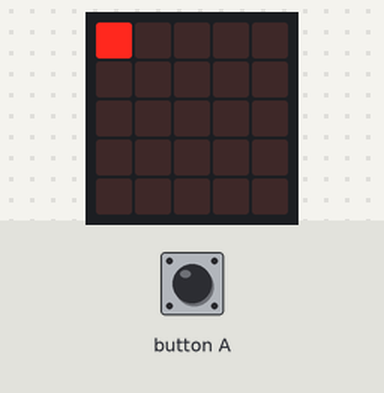
The program below on a simulated BBC micro:bit (MakeCode). Shown: the board's 5×5 LED display. The test bench sets the inputs (shaded band).

Above: at 1.2 s.
1.3 s: button A pressed for 0.15 s
At 4.1 s:
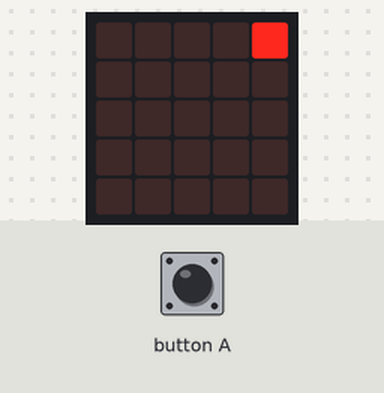
At 6.7 s:
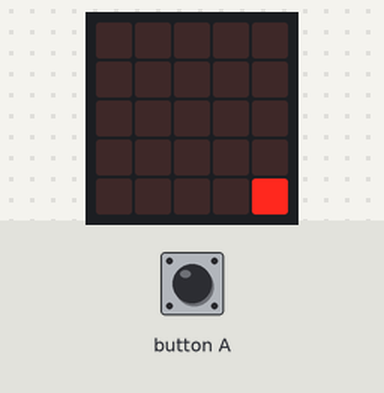
Timing chart, 0 to 8.2 s (numbered marks = the images above; inputs shaded):
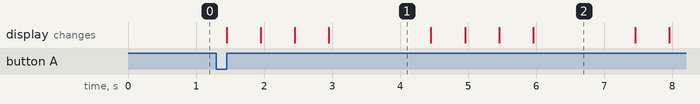

Measured:
- after the input at 1.3 s, the display: first changes after 0.15 s (image 1 shows a later state)
- what the display in image 1 shows lasts 1.5 s, from 3.0 s to 4.5 s

The program:

main.ts
```typescript
// (licence header left out)
let sprite: game.LedSprite = null
sprite = game.createSprite(0, 0)

input.onButtonPressed(Button.A, function () {
    for (let index = 0; index < 4; index++) {
        for (let index = 0; index < 5; index++) {
            sprite.move(1)
            basic.pause(500)
        }
        sprite.turn(Direction.Right, 90)
        basic.pause(500)
    }
})
```
